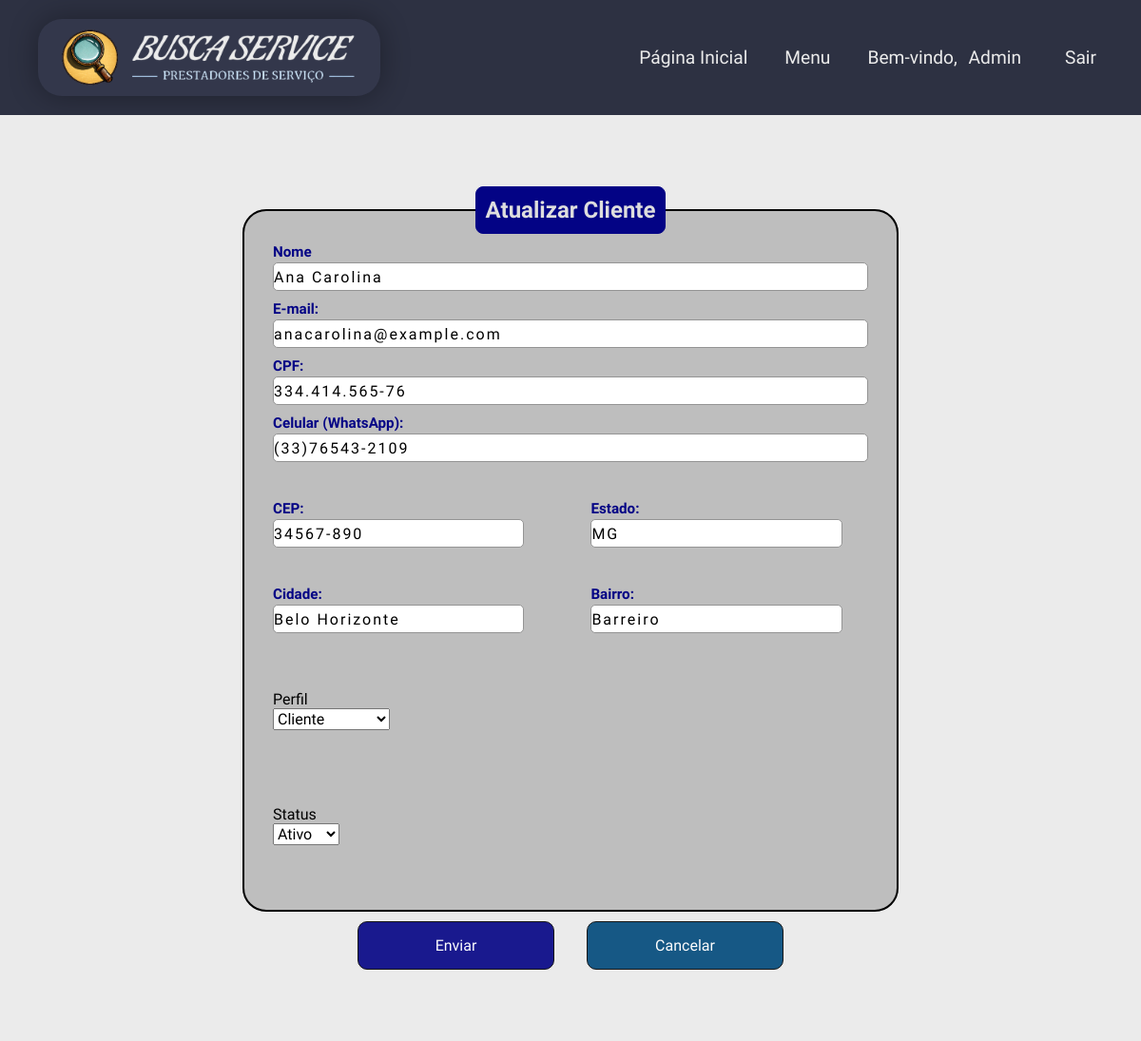
The page /app/views/usuario_admin_updcli.php?idcli=4 (signed in) on the database as committed earlier.
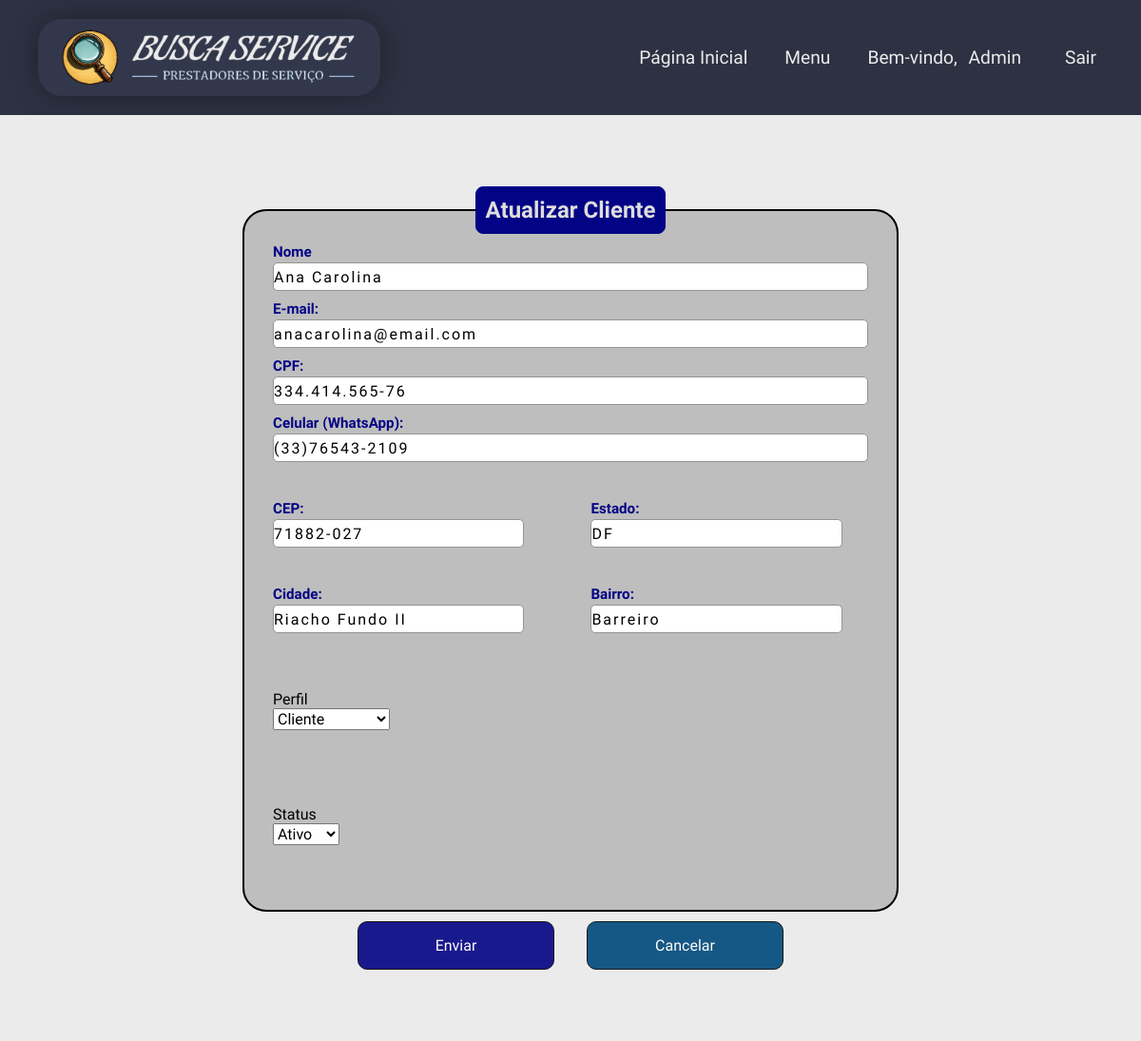
The same page on the database as committed later.
### tables this page shows
CREATE TABLE cliente (
  idcli INT(11) NOT NULL AUTO_INCREMENT,
  nome VARCHAR(45) NOT NULL,
  email VARCHAR(255) NOT NULL,
  senha VARCHAR(60) NOT NULL,
  cpf VARCHAR(14) NOT NULL,
  telefone VARCHAR(18) NOT NULL,
  cep VARCHAR(9) NOT NULL,
  estado VARCHAR(45) NOT NULL,
  cidade VARCHAR(45) NOT NULL,
  bairro VARCHAR(45) NOT NULL,
  perfil VARCHAR(3) NOT NULL DEFAULT 'CLI' COMMENT 'ADM=Administrador\\nPRO=Profissional\\nCLI=Cliente',
  status TINYINT(1) NOT NULL DEFAULT 1 COMMENT '\"0\" = Inativo / \"1\" = Ativo',
  dataregcli DATETIME NOT NULL DEFAULT CURRENT_TIMESTAMP(),
  PRIMARY KEY (idcli),
  UNIQUE KEY unique_cpf_cli (cpf)
  );

### app/views/usuario_admin_updcli.php (the view, shortened to what this page needs)
<?php
require_once 'layouts/site/header.php';
$idcli = isset($_GET['idcli']) ? $_GET['idcli'] : 0;
$dbh = Conexao::getInstance();
$query = "SELECT * FROM `busca_service`.`cliente` WHERE idcli=:idcli LIMIT 1";
$stmt = $dbh->prepare($query);
$stmt->bindParam(':idcli', $idcli);
$stmt->execute();
$row = $stmt->fetch(PDO::FETCH_ASSOC);
?>
<body>
    <?php require_once 'layouts/admin/menu.php'; ?>
    <main class="bg_form">
        <div class="main_opc">
            <section>
                <form action="" method="post" class="box">
                    <fieldset>
                        <legend><b>Atualizar Cliente</b></legend>
                        <div class="dadosPessoais">
                            <div class="inputBox">
                                <input type="text" name="nome" id="nome" class="inputUser" required autofocus value="<?= isset($row) ? $row['nome'] : '' ?>">
                                <label for="nome" class="labelInput">Nome</label>
                            </div>
                            <div class="inputBox">
                                <input type="email" name="email" id="email" class="inputUser" autofocus value="<?= isset($row) ? $row['email'] : '' ?>">
                                <label for="email" class="labelInput <?= isset($row) && !empty($row['email']) ? 'active' : '' ?>">E-mail:</label>
                            </div>
                            <div class="inputBox">
                                <input type="text" name="cpf" id="cpf" class="inputUser" readonly autofocus value="<?= isset($row) ? $row['cpf'] : '' ?>">
                                <label for="cpf" class="labelInput <?= isset($row) && !empty($row['cpf']) ? 'active' : '' ?>">CPF:</label>
                            </div>
                            <div class="inputBox">
                                <input type="tel" name="telefone-whatsapp" id="telefone-whatsapp" class="inputUser" minlength="14" maxlength="14" required autofocus value="<?= isset($row) ? $row['telefone'] : '' ?>">
                                <label for="telefone-whatsapp" class="labelInput">Celular (WhatsApp):</label>
                            </div>
                        </div>
                        <div class="endereco">
                            <div class="inputBox">
                                <input type="text" id="cep" name="cep" class="inputUser" maxlength="8" minlength="8" required autofocus value="<?= isset($row) ? $row['cep'] : '' ?>">
                                <label for="cep" class="labelInput">CEP:</label><br>
                            </div>
                            <div class="inputBox">
                                <input type="text" name="estado" id="estado" class="inputUser" required autofocus value="<?= isset($row) ? $row['estado'] : '' ?>">
                                <label for="uf" class="labelInput">Estado:</label>
                            </div>
                            <div class="inputBox">
                                <input type="text" name="cidade" id="cidade" class="inputUser" required autofocus value="<?= isset($row) ? $row['cidade'] : '' ?>">
                                <label for="cidade" class="labelInput">Cidade:</label>
                            </div>
                            <div class="inputBox">
                                <input type="text" name="bairro" id="bairro" class="inputUser" required autofocus value="<?= isset($row) ? $row['bairro'] : '' ?>">
                                <label for="bairro" class="labelInput">Bairro:</label>
                            </div><br><br>
                        </div>
                        <div class="inputBox">
                            <label for="perfil" id="perfilLabel">Perfil</label><br>
                            <select name="perfil" id="perfil"><br><br>
                                <option value="CLI" <?= isset($row) && $row['perfil'] == 'CLI' ? 'selected' : '' ?>>
                                    Cliente</option>
                            </select>
                        </div><br>
                        <div class="inputBox">
                            <label for="status" class="statusLabel">Status</label><br>
                            <div class="select-wrapper">
                                <select name="status" id="status"><br><br>
                                    <option value="1" <?= isset($row) && $row['status'] == '1' ? 'selected' : '' ?>>Ativo
                                    </option>
                                </select>
                            </div>
                        </div><br><br>
                    </fieldset>
                    <div class="btn_alinhamento">
                        <a href="usuario_admin.php">
                            <button type="submit" id="submit" value="Enviar" name="salvar">Enviar</button>
                        </a>
                        <a href="usuario_admin_listcli.php">
                            <button type="button" id="cancel" value="Cancelar" name="cancelar">Cancelar</button>
                        </a>
                    </div>
                </form>
            </section>
        </div>
    </main>
</body>
</html>

### app/views/layouts/site/header.php (shortened to what this page needs)
<!DOCTYPE html>
<html lang="pt-br">
<head>
    <link rel="stylesheet" href="assets/css/boot.css" type="text/css">
    <link rel="stylesheet" href="assets/css/style.css" type="text/css">
    <link rel="stylesheet" href="assets/css/fonticon.css" type="text/css">
    <link rel="stylesheet" href="assets/css/login.css" type="text/css">
    <link rel="stylesheet" href="assets/css/lista.css" type="text/css">
    <link rel="stylesheet" href="assets/css/formulario.css" type="text/css">
    <link rel="stylesheet" href="assets/css/footer_links.css" type="text/css">
    <link rel="stylesheet" href="assets/css/contato.css" type="text/css">
    <link rel="stylesheet" href="assets/css/resultado.css" type="text/css">
    <link rel="stylesheet" href="assets/css/perfil_cli.css" type="text/css">
    <link rel="stylesheet" href="assets/css/avaliacao.css" type="text/css">
    <link href="assets/css/modal.css" rel="stylesheet">
</head>
<body>

### app/views/layouts/admin/menu.php
    <section>
        <header class="navbar">
        <div class="main-navbar">
                <a class="main-navbar-logo-nome" href="index.php">
                    <img class="imagem " src="assets/img/logomarca20_bs.png" alt="Busca Service" title="Busca Service" width="350">
                </a>
                <nav>
    <ul class="navmenu">
        <li><a href="index.php" class='navmenu_index'>Página Inicial</a></li>
        <?php
        if (isset($_SESSION['usuario']) && $_SESSION['usuario']['perfil'] == 'ADM') {
            echo "<li><a href='usuario_admin.php' class='navmenu_index'>Menu</a></li>";
            if (isset($_SESSION['usuario']['nome'])) {
                $nomeCompleto = $_SESSION['usuario']['nome'];
                $nomeArray = explode(' ', $nomeCompleto);
                $primeiroNome = $nomeArray[0];
            } else {
                $primeiroNome = '';
            }
            echo "<li><a href='usuario_admin.php' class='navmenu_index'>Bem-vindo, <span class='nome_usu'>$primeiroNome</span></a></li>";
            echo "<li><a href='logout.php' class='navmenu_index'>Sair</a></li>";
        }
        ?>
    </ul>
</nav>
            </div>
        </header>
    </section>

### app/views/assets/css/boot.css (style rules this page uses)
* { padding: 0; margin: 0; box-sizing: border-box; text-decoration: none; font-size: 1em; font-family: 'Ubuntu', sans-serif; }

### app/views/assets/css/style.css (style rules this page uses)
html { height: 100%; min-height: 100%; }
body { display: flex; flex-direction: column; min-height: 100%; }
.main-navbar { display: flex; justify-content: space-between; padding: 20px 40px; background-color: #2d3142; align-items: center; flex-direction: row; flex-wrap: wrap; gap: 30px; }
.main-navbar-logo-nome { display: flex; background-color: #33374b; align-items: center; text-decoration: none; color: #ebebeb; border-radius: 25px; -webkit-box-shadow: 0px 0px 31px 0px rgba(0, 0, 0, 0.33); -moz-box-shadow: 0px 0px 31px 0px rgba(0, 0, 0, 0.33); box-shadow: 0px 0px 31px 0px rgba(0, 0, 0, 0.33); transition: transform 0.3s ease; }
.imagem { border: 0px solid black; margin-right: 5px; margin-left: 5px; padding: 10px; }
.navmenu { list-style: none; display: flex; gap: 25px; font-weight: 500; }
.navmenu li { display: flex; align-items: center; }
.navmenu_index { font-size: 1.2em; text-decoration: none; color: #ebebeb; padding: 7px; border-radius: 5px; transition: all 0.5s ease; cursor: pointer; }
.nome_usu { font-size: 1em; font-weight: 300; text-decoration: none; color: #ebebeb; padding: 7px; border-radius: 5px; transition: all 0.5s ease; }

### app/views/assets/css/formulario.css (style rules this page uses)
.box { margin: 5% auto; color: rgb(0, 0, 0); position: relative; padding: 15px; width: 60%; }
.box fieldset { background-color: #bebebe; border-radius: 25px; border: 2px solid #000; }
.bg_form { background-color: #ebebeb; }
legend { border: 1px solid rgb(3, 3, 133); padding: 10px; text-align: center; background-color: rgb(3, 3, 133); border-radius: 8px; font-size: 1.5em; color: #dedede; }
.endereco { display: flex; flex-wrap: wrap; }
.endereco .inputBox { width: 40%; box-sizing: border-box; padding-right: 10px; }
.inputBox { position: relative; margin: 30px; font-weight: 500; }
.inputUser { background: none; border: none; border: 1px solid #949494; background-color: #fff; height: 30px; border-radius: 5px; outline: none; color: black; font-size: 1em; width: 100%; letter-spacing: 2px; font-weight: 300; }
.labelInput { position: absolute; top: 0px; left: 0px; margin-bottom: 10px; pointer-events: none; transition: .5s; }
.inputUser:focus~.labelInput, .inputUser:valid~.labelInput { top: -20px; font-size: 0.95em; color: rgb(3, 3, 133); font-weight: 600; }
.select-wrapper { border-radius: 5px; }
.active { top: -20px; font-size: 0.95em; color: rgb(3, 3, 133); font-weight: 600; }
#submit { background-color: rgb(3, 3, 133); width: 30%; border: none; padding: 15px; color: white; font-size: 1em; cursor: pointer; border-radius: 10px; align-items: center; opacity: 0.9; margin-right: 15px; border: 1px solid #000; }
#cancel { background-color: rgb(0, 73, 122); width: 30%; border: none; padding: 15px; color: white; font-size: 1em; cursor: pointer; border-radius: 10px; align-items: center; opacity: 0.9; margin-left: 15px; border: 1px solid #000; }
.btn_alinhamento { width: 100%; text-align: center; margin: 0px auto; margin-top: 10px; }

Rows that differ between the two databases and show on the page:
changed cliente "Ana Carolina": email "anacarolina@example.com" → "anacarolina@email.com"; cep "34567-890" → "71882-027"; estado "MG" → "DF"; cidade "Belo Horizonte" → "Riacho Fundo II"
